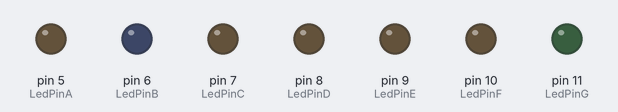
The sketch below on a simulated Arduino Uno, built with avr-gcc and run on an emulated ATmega328P. Parts: output pins drawn as LEDs (lit = HIGH).

Above: at 0.5 s.
At 1.5 s:
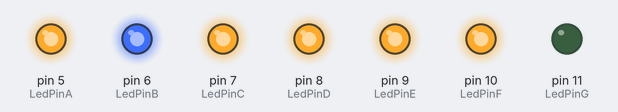
At 3.5 s:
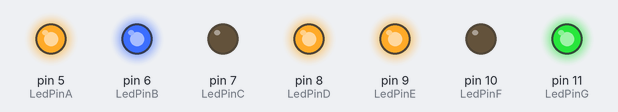
At 6.5 s:
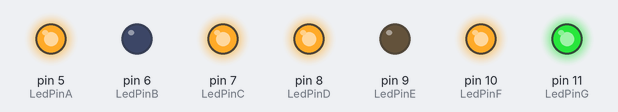
At 9.5 s:
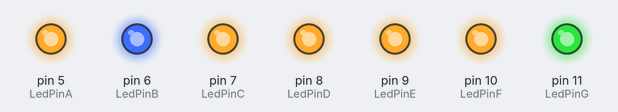
At 12.5 s:
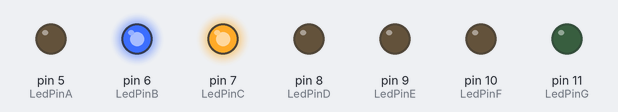
Timing chart, 0 to 13.0 s (numbered marks = the images above):
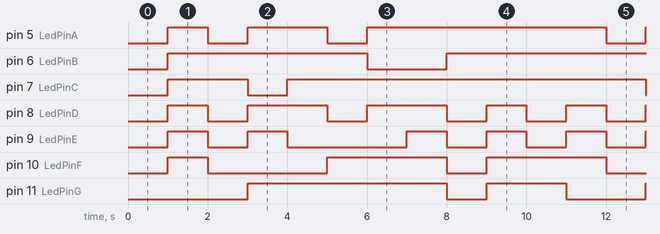

The sketch:

SIDRepte3Programa1.ino
```cpp
/****************************************************************
**                  Sortides i entrades digitals               **
**                          TÏTOL: Repte 3                     **
**                            projecte 1                       **
**                                                             **
** NOM: Andrés Morales Bacilio                DATA:18/03/2017  **
****************************************************************/
//********************* VARIABLES *******************************
const int LedPinA = 5;
const int LedPinB = 6;
const int LedPinC = 7;
const int LedPinD = 8;
const int LedPinE = 9;
const int LedPinF = 10;
const int LedPinG = 11;


//*********************** SETUP *********************************

void setup()               // run once, when the sketch starts
 {
  pinMode(LedPinA, OUTPUT);
  pinMode(LedPinB, OUTPUT);
  pinMode(LedPinC, OUTPUT);
  pinMode(LedPinD, OUTPUT);
  pinMode(LedPinE, OUTPUT);
  pinMode(LedPinF, OUTPUT);
  pinMode(LedPinG, OUTPUT);


 }

//************************ LOOP *********************************
void loop()         // we need this to be here even thought its empty
{
  delay(1000);
    digitalWrite (LedPinA, HIGH);   // display marca 0
    digitalWrite (LedPinB, HIGH);
    digitalWrite (LedPinC, HIGH);
    digitalWrite (LedPinD, HIGH);
    digitalWrite (LedPinE, HIGH);
    digitalWrite (LedPinF, HIGH);
    digitalWrite (LedPinG, LOW);

    delay(1000);

    digitalWrite (LedPinA, LOW);    // display marca 1
    digitalWrite (LedPinB, HIGH);
    digitalWrite (LedPinC, HIGH);
    digitalWrite (LedPinD, LOW);
    digitalWrite (LedPinE, LOW);
    digitalWrite (LedPinF, LOW);
    digitalWrite (LedPinG, LOW);

    delay(1000);

    digitalWrite (LedPinA, HIGH);     // display marca 2
    digitalWrite (LedPinB, HIGH);
    digitalWrite (LedPinC, LOW);
    digitalWrite (LedPinD, HIGH);
    digitalWrite (LedPinE, HIGH);
    digitalWrite (LedPinF, LOW);
    digitalWrite (LedPinG, HIGH);

    delay(1000);

    digitalWrite (LedPinA, HIGH);     // display marca 3
    digitalWrite (LedPinB, HIGH);
    digitalWrite (LedPinC, HIGH);
    digitalWrite (LedPinD, HIGH);
    digitalWrite (LedPinE, LOW);
    digitalWrite (LedPinF, LOW);
    digitalWrite (LedPinG, HIGH);

    delay(1000);

    digitalWrite (LedPinA, LOW);     // display marca 3
    digitalWrite (LedPinB, HIGH);
    digitalWrite (LedPinC, HIGH);
    digitalWrite (LedPinD, LOW);
    digitalWrite (LedPinE, LOW);
    digitalWrite (LedPinF, HIGH);
    digitalWrite (LedPinG, HIGH);

    delay(1000);

    digitalWrite (LedPinA, HIGH);     // display marca 5
    digitalWrite (LedPinB, LOW);
    digitalWrite (LedPinC, HIGH);
    digitalWrite (LedPinD, HIGH);
    digitalWrite (LedPinE, LOW);
    digitalWrite (LedPinF, HIGH);
    digitalWrite (LedPinG, HIGH);

        delay(1000);

    digitalWrite (LedPinA, HIGH);     // display marca 6
    digitalWrite (LedPinB, LOW);
    digitalWrite (LedPinC, HIGH);
    digitalWrite (LedPinD, HIGH);
    digitalWrite (LedPinE, HIGH);
    digitalWrite (LedPinF, HIGH);
    digitalWrite (LedPinG, HIGH);

    delay(1000);

       digitalWrite (LedPinA, HIGH);     // display marca 7
    digitalWrite (LedPinB, HIGH);
    digitalWrite (LedPinC, HIGH);
    digitalWrite (LedPinD, LOW);
    digitalWrite (LedPinE, LOW);
    digitalWrite (LedPinF, LOW);
    digitalWrite (LedPinG, LOW);

    delay(1000);


        digitalWrite (LedPinA, HIGH);     // display marca 8
    digitalWrite (LedPinB, HIGH);
    digitalWrite (LedPinC, HIGH);
    digitalWrite (LedPinD, HIGH);
    digitalWrite (LedPinE, HIGH);
    digitalWrite (LedPinF, HIGH);
    digitalWrite (LedPinG, HIGH);

    delay(1000);

       digitalWrite (LedPinA, HIGH);     // display marca 9
    digitalWrite (LedPinB, HIGH);
    digitalWrite (LedPinC, HIGH);
    digitalWrite (LedPinD, LOW);
    digitalWrite (LedPinE, LOW);
    digitalWrite (LedPinF, HIGH);
    digitalWrite (LedPinG, HIGH);


}


//****************** FUNCIONS ***********************************
```

Measured:
- by itself, pin 5 (LedPinA): repeats every 10.0 s: LOW 1.0 s, HIGH 2.0 s, LOW 1.0 s, HIGH 6.0 s
- by itself, pin 6 (LedPinB): repeats every 10.0 s: LOW 2.0 s, HIGH 8.0 s
- by itself, pin 7 (LedPinC): repeats every 10.0 s: LOW 1.0 s, HIGH 9.0 s
- by itself, pin 8 (LedPinD): repeats every 10.0 s: 2 × (LOW 1.0 s, HIGH 2.0 s), 2 × (LOW 1.0 s, HIGH 1.0 s)
- by itself, pin 9 (LedPinE): repeats every 10.0 s: LOW 1.0 s, HIGH 1.0 s, LOW 3.0 s, 2 × (HIGH 1.0 s, LOW 1.0 s), HIGH 1.0 s
- by itself, pin 10 (LedPinF): repeats every 10.0 s: LOW 3.0 s, HIGH 3.0 s, LOW 1.0 s, HIGH 3.0 s
- by itself, pin 11 (LedPinG): repeats every 10.0 s: LOW 1.0 s, HIGH 2.0 s, LOW 2.0 s, HIGH 5.0 s
